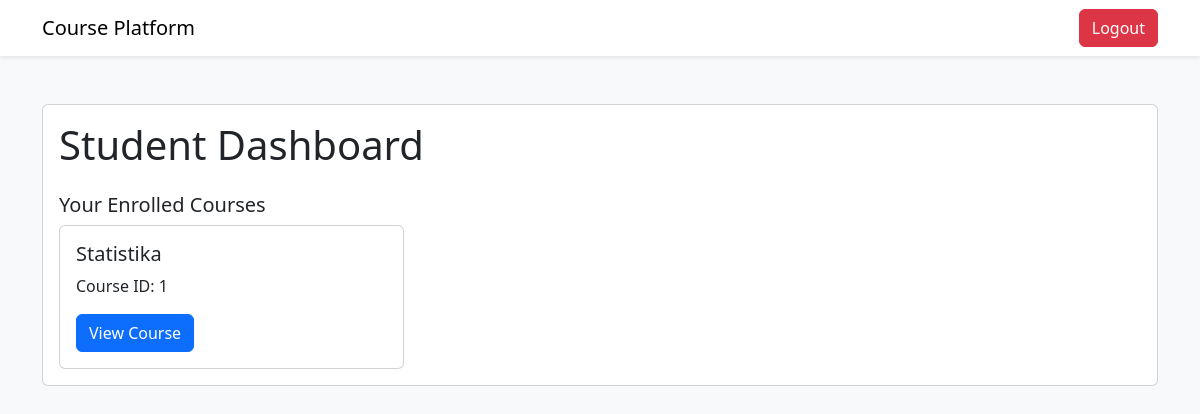
Before: /student/courses (signed in) with the older database file.
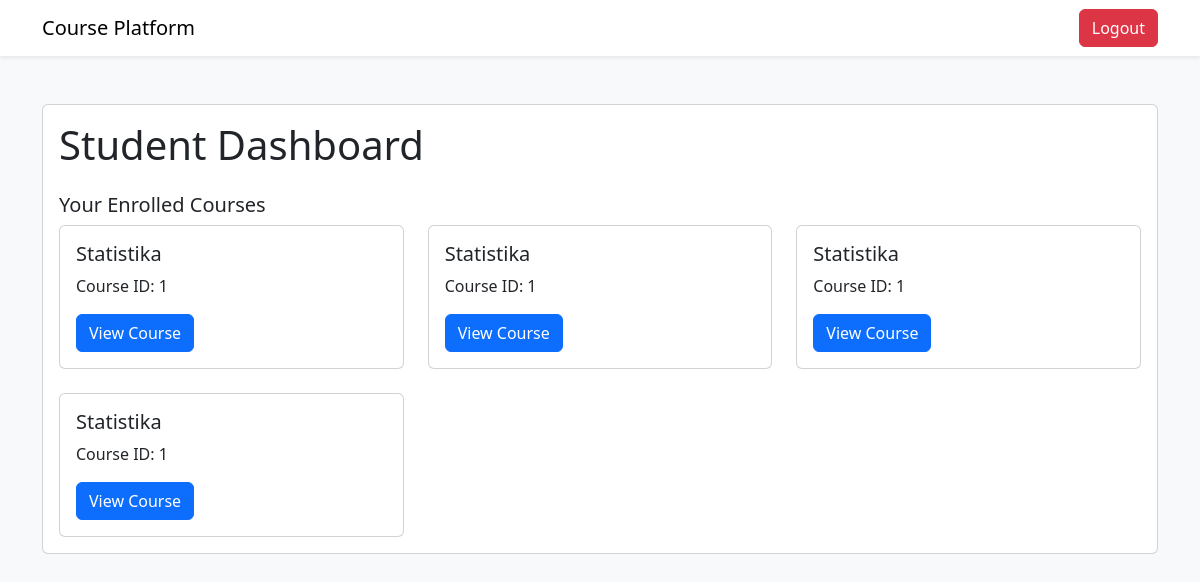
After: the same page with the newer database file.
### tables this page shows
CREATE TABLE peserta_has_kursus (
                id_peserta INTEGER,
                id_kursus INTEGER,
                FOREIGN KEY (id_peserta) REFERENCES peserta(id_peserta),
                FOREIGN KEY (id_kursus) REFERENCES kursus(id_kursus)
            );

CREATE TABLE kursus (
                id_kursus INTEGER PRIMARY KEY AUTOINCREMENT,
                id_instruktur INTEGER,
                nama_kursus TEXT NOT NULL,
                harga_kursus INT NOT NULL,
                FOREIGN KEY (id_instruktur) REFERENCES instruktur(id_instruktur)
            );

### features/student.py (the view)
    def student_courses(self):
        if not session.get('email') and session.get('role') != 'user':
            return redirect(url_for('home'))
        email = session.get('email')
        id_student = query_db('SELECT * FROM peserta WHERE email = ?', (email,), one=True)
        enrolled_courses = query_db('SELECT * FROM peserta_has_kursus INNER JOIN kursus ON peserta_has_kursus.id_kursus = kursus.id_kursus WHERE id_peserta = ?', (id_student['id_peserta'],))
        return render_template('student/courses.html', courses=enrolled_courses)

### database.py (called while the page is built)
def get_db():
    db = getattr(g, '_database', None)
    if db is None:
        db = g._database = sqlite3.connect(DATABASE)
        db.row_factory = sqlite3.Row
    return db

def query_db(query, args=(), one=False):
    cur = get_db().execute(query, args)
    rv = cur.fetchall()
    cur.close()
    get_db().commit()
    return (rv[0] if rv else None) if one else rv

### templates/student/courses.html (shortened to what this page needs)
<!DOCTYPE html>
<html lang="en">
<head>
    <link href="https://cdn.jsdelivr.net/npm/bootstrap@5.3.0/dist/css/bootstrap.min.css" rel="stylesheet">
</head>
<body class="bg-light">
    <nav class="navbar navbar-expand-lg navbar-light bg-white shadow-sm">
        <div class="container">
            <a class="navbar-brand" href="/student">Course Platform</a>
            <div class="d-flex">
                <a href="/logout" class="btn btn-danger">Logout</a>
            </div>
        </div>
    </nav>
    <div class="container py-5">
        <div class="card">
            <div class="card-body">
                <h1 class="card-title mb-4">Student Dashboard</h1>
                <h2 class="card-title h5 mt-4">Your Enrolled Courses</h2>
                <div class="row g-4">
                    {% for course in courses %}
                    <div class="col-md-4">
                        <div class="card h-100">
                            <div class="card-body">
                                <h3 class="card-title h5">{{ course.nama_kursus }}</h3>
                                <p class="card-text">Course ID: {{ course.id_kursus }}</p>
                                <a href="/student/course/{{ course.id_kursus }}" class="btn btn-primary">View
                                    Course</a>
                            </div>
                        </div>
                    </div>
                    {% endfor %}
                </div>
            </div>
        </div>
    </div>
</body>
</html>

Changed rows visible on the page:
added peserta_has_kursus: nama_kursus "Statistika", id_kursus "1"
added peserta_has_kursus: nama_kursus "Statistika", id_kursus "1"
added peserta_has_kursus: nama_kursus "Statistika", id_kursus "1"
